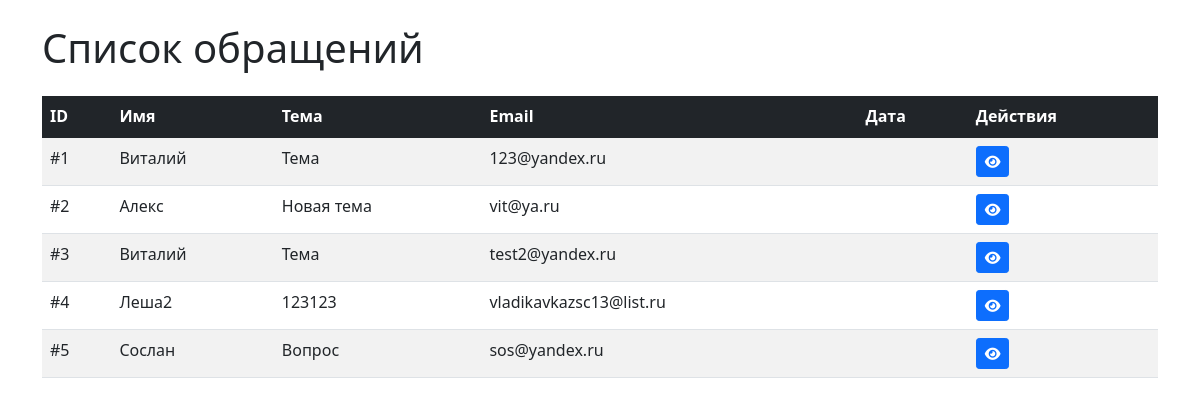
Screenshot of /contact/list/ with the database file from the repository.
### contact/models.py (models this page shows, shortened)
class Feedback(models.Model):
    name = models.CharField(
        max_length=100,
        verbose_name='Имя'
    )
    subject = models.CharField(
        max_length=200,
        verbose_name='Тема'
    )
    email = models.EmailField(
        max_length=254,
        verbose_name='Email'
    )
    message = models.TextField(
        verbose_name='Сообщение'
    )
    class Meta:
        verbose_name = 'Обратная связь'
        verbose_name_plural = 'Обратная связь'

### contact/views.py (the view)
# urls.py: path('list/', views.feedback_list, name='list'),
def feedback_list(request):
    feedbacks = Feedback.objects.all()
    paginator = Paginator(feedbacks, 10)
    page_number = request.GET.get('page')
    page_obj = paginator.get_page(page_number)
    return render(request, 'contact/feedback_list.html', {
        'page_obj': page_obj,
        'title': 'Список обращений'
    })

### contact/templates/contact/feedback_list.html (shortened to what this page needs)
<!DOCTYPE html>
<html lang="ru">
<head>
    <link href="https://cdn.jsdelivr.net/npm/bootstrap@5.1.3/dist/css/bootstrap.min.css" rel="stylesheet">
    <link rel="stylesheet" href="https://cdnjs.cloudflare.com/ajax/libs/font-awesome/6.0.0/css/all.min.css">
</head>
<body>
    <div class="container py-4">
        <h1 class="mb-4">{{ title }}</h1>
        <div class="table-responsive">
            <table class="table table-striped table-hover">
                <thead class="table-dark">
                    <tr>
                        <th>ID</th>
                        <th>Имя</th>
                        <th>Тема</th>
                        <th>Email</th>
                        <th>Дата</th>
                        <th>Действия</th>
                    </tr>
                </thead>
                <tbody>
                    {% for feedback in page_obj %}
                        <tr>
                            <td>#{{ feedback.id }}</td>
                            <td>{{ feedback.name }}</td>
                            <td>{{ feedback.subject }}</td>
                            <td>{{ feedback.email }}</td>
                            <td>{{ feedback.created_at|date:"d.m.Y H:i" }}</td>
                            <td>
                                <a href="{% url 'contact:detail' feedback.id %}" class="btn btn-sm btn-primary">
                                    <i class="fas fa-eye"></i>
                                </a>
                            </td>
                        </tr>
                    {% empty %}
                        <tr>
                            <td colspan="6" class="text-center">Нет обращений</td>
                        </tr>
                    {% endfor %}
                </tbody>
            </table>
        </div>

### rows the page displays
Feedback: id "1", name "Виталий", subject "Тема", email "123@yandex.ru"
Feedback: id "2", name "Алекс", subject "Новая тема", email "vit@ya.ru"
Feedback: id "3", name "Виталий", subject "Тема", email "test2@yandex.ru"
Feedback: id "4", name "Леша2", subject "123123", email "vladikavkazsc13@list.ru"
Feedback: id "5", name "Сослан", subject "Вопрос", email "sos@yandex.ru"

### other values shown
{{ title }} "Список обращений"
